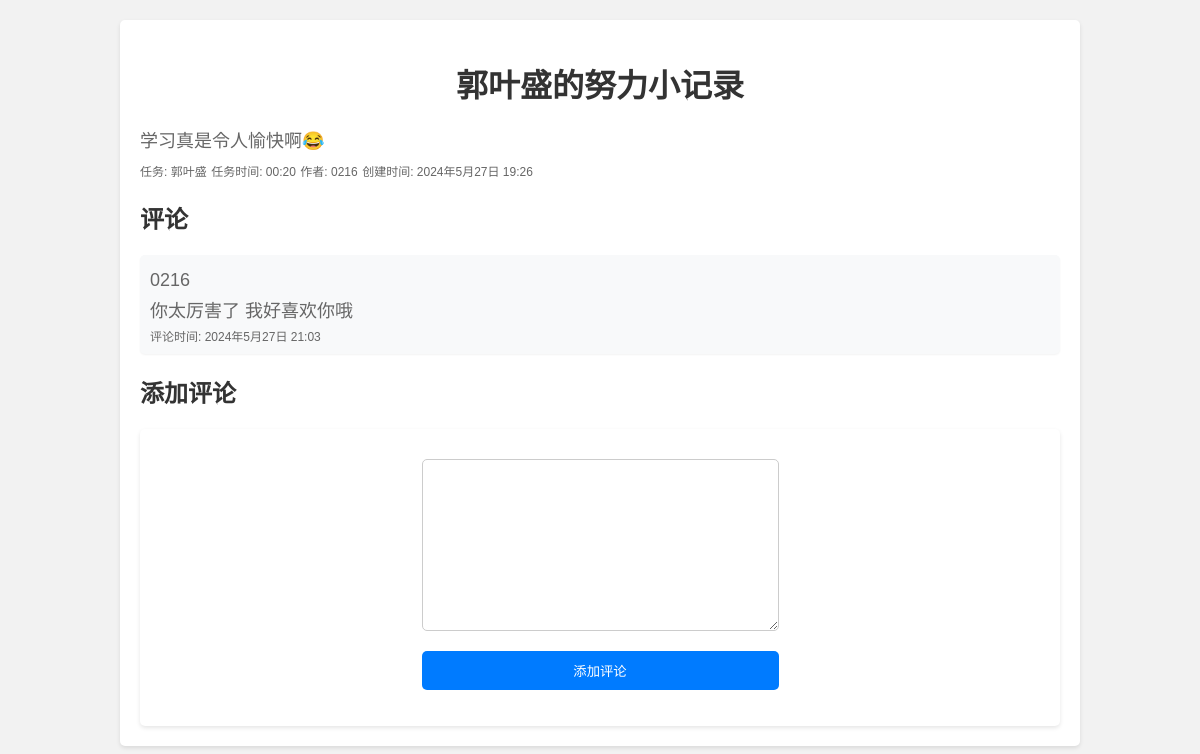
Page /post/21/ (signed in) on the committed database.
### community/models.py (models this page shows, shortened)
class Post(models.Model):
    title = models.CharField(max_length=200)
    content = models.TextField()
    author = models.ForeignKey(User, on_delete=models.CASCADE)
    created_at = models.DateTimeField(auto_now_add=True)
    task = models.CharField(max_length=200, default='')
    task_time = models.CharField(max_length=200, default='')
    class Meta:
        db_table = 'article_tb'  #定义表名
        verbose_name = '文章'  #后台显示
        verbose_name_plural = verbose_name  #后台显示的复数

class Comment(models.Model):
    post = models.ForeignKey(Post, related_name='comments', on_delete=models.CASCADE)
    author = models.ForeignKey(User, on_delete=models.CASCADE)
    content = models.TextField()
    created_at = models.DateTimeField(auto_now_add=True)
    class Meta:
        db_table = 'comment_tb'
        verbose_name = '评论'
        verbose_name_plural = verbose_name

### community/views.py (the view)
# urls.py: path('post/<int:post_id>/', views.post_detail, name='post_detail'),  # 添加帖子详细页面的URL模式
@login_required
def post_detail(request, post_id):
    post = get_object_or_404(Post, id=post_id)
    comments = post.comments.all()
    if request.method == 'POST':
        form = CommentForm(request.POST)
        if form.is_valid():
            comment = form.save(commit=False)
            comment.post = post
            comment.author = request.user
            comment.save()
            return redirect('post_detail', post_id=post.id)
    else:
        form = CommentForm()
    return render(request, 'community/post_detail.html', {'post': post, 'comments': comments, 'form': form})

### community/forms.py
class CommentForm(forms.ModelForm):
    class Meta:
        model = Comment
        fields = ['content']
        labels = {
            'content': ''
        }

### community/templates/community/post_detail.html (shortened to what this page needs)
{% load static %}
{% load filters %}
<link rel="stylesheet" href="{% static 'community/post_detail_style.css' %}">
{% block content %}
  <div class="post-detail">
    <h1>{{ post.title }}</h1>
    <p>{{ post.content }}</p>
    <p1>任务: {{ post.task }}</p1>
    <p1>任务时间: {{ post.task_time }}</p1>
    <p1>作者: {{ post.author.username }}</p1>
    <p1>创建时间: {{ post.created_at }}</p1>
    <h2>评论</h2>
    <ul class="comment-list">
      {% for comment in comments %}
        <li class="comment">
            <div>
                <p>{{ comment.author.username }}</p>
                <p>{{ comment.content }}</p>
              <p1 class="comment-time">评论时间: {{ comment.created_at }}</p1>
            </div>
        </li>
      {% endfor %}
    </ul>
    <h2>添加评论</h2>
    <div class="comment-form">
      <form method="post">
        {{ form.as_p }}
        <button type="submit">添加评论</button>
      </form>
    </div>
  </div>
{% endblock %}

### community/static/community/post_detail_style.css (style rules this page uses)
h1 { color: #333; margin-top: 20px; margin-bottom: 20px; text-align: center; }
.post-detail { background-color: #fff; margin: 20px 10%; padding: 20px; border-radius: 5px; box-shadow: 0 2px 4px rgba(0, 0, 0, 0.1); }
.post-detail p { color: #666; margin: 10px 0; font-size: 18px; }
.post-detail p1 { color: #666; margin: 10px 0; font-size: 12px; }
h2 { color: #333; margin-top: 20px; margin-bottom: 20px; }
.comment-list { list-style-type: none; padding: 0; margin: 0; }
.comment { background-color: #f8f9fa; margin-bottom: 10px; padding: 10px; border-radius: 5px; box-shadow: 0 1px 2px rgba(0, 0, 0, 0.05); display: flex; justify-content: space-between; align-items: center; }
.comment p { color: #666; margin: 5px 0; }
.comment-time { color: #999; font-size: 12px; }
.comment-form { background-color: #fff; padding: 20px; border-radius: 5px; box-shadow: 0 2px 4px rgba(0, 0, 0, 0.1); margin-top: 20px; display: flex; justify-content: center; }
.comment-form form { display: flex; flex-direction: column; }
.comment-form form input, .comment-form form textarea { margin-bottom: 10px; padding: 10px; border: 1px solid #ccc; border-radius: 5px; }
.comment-form button { background-color: #007bff; color: white; padding: 10px 15px; border: none; border-radius: 5px; cursor: pointer; }

### rows in the picture
Post: title "郭叶盛的努力小记录", content "学习真是令人愉快啊😂", task "郭叶盛", task_time "00:20", author.username "0216", created_at "2024年5月27日 19:26"
Comment: author.username "0216", content "你太厉害了 我好喜欢你哦", created_at "2024年5月27日 21:03"
